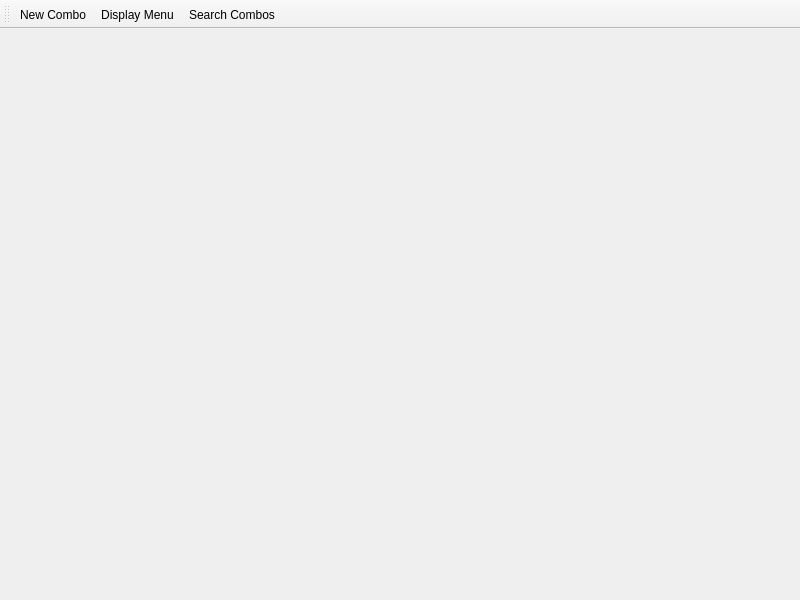
<?xml version="1.0" encoding="UTF-8"?>
<ui version="4.0">
 <class>MainWindow</class>
 <widget class="QMainWindow" name="MainWindow">
  <property name="geometry">
   <rect>
    <x>0</x>
    <y>0</y>
    <width>800</width>
    <height>600</height>
   </rect>
  </property>
  <property name="windowTitle">
   <string>MainWindow</string>
  </property>
  <widget class="QWidget" name="centralwidget">
   <layout class="QHBoxLayout" name="horizontalLayout"/>
  </widget>
  <widget class="QToolBar" name="toolBar">
   <property name="windowTitle">
    <string>toolBar</string>
   </property>
   <attribute name="toolBarArea">
    <enum>TopToolBarArea</enum>
   </attribute>
   <attribute name="toolBarBreak">
    <bool>false</bool>
   </attribute>
   <addaction name="actionNew_Combo"/>
   <addaction name="actionDisplay_Menu"/>
   <addaction name="actionSearch_Combos"/>
  </widget>
  <action name="actionNew_Combo">
   <property name="text">
    <string>New Combo</string>
   </property>
   <property name="toolTip">
    <string>Create a new combo</string>
   </property>
   <property name="menuRole">
    <enum>QAction::NoRole</enum>
   </property>
  </action>
  <action name="actionDisplay_Menu">
   <property name="text">
    <string>Display Menu</string>
   </property>
   <property name="toolTip">
    <string>Display the full menu</string>
   </property>
   <property name="menuRole">
    <enum>QAction::NoRole</enum>
   </property>
  </action>
  <action name="actionSearch_Combos">
   <property name="text">
    <string>Search Combos</string>
   </property>
   <property name="toolTip">
    <string>Search for a specific combo from the menu</string>
   </property>
   <property name="menuRole">
    <enum>QAction::NoRole</enum>
   </property>
  </action>
 </widget>
 <resources/>
 <connections/>
</ui>
